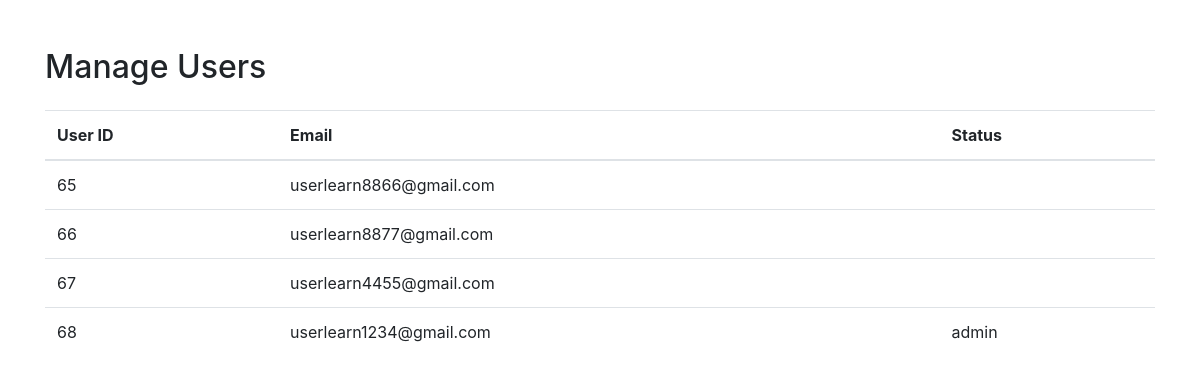
/manageUsers.php, run on the app's committed database.
### tables this page shows
CREATE TABLE `users` (
  `id` int(11) NOT NULL,
  `email_id` varchar(255) NOT NULL,
  `first_name` varchar(20) NOT NULL,
  `last_name` varchar(20) DEFAULT NULL,
  `phone` int(10) NOT NULL,
  `registration_time` timestamp NOT NULL DEFAULT current_timestamp() ON UPDATE current_timestamp(),
  `password` varchar(255) NOT NULL,
  `status` varchar(20) NOT NULL
);

### manageUsers.php (the view, shortened to what this page needs)
<?php
$query = "SELECT * FROM users";
$result = mysqli_query($con, $query);
if (mysqli_num_rows($result) > 0) {
    ?>
    <!DOCTYPE html>
    <html lang="en">
    <head>
        <link rel="stylesheet" href="https://maxcdn.bootstrapcdn.com/bootstrap/4.5.2/css/bootstrap.min.css">
    </head>
    <body>
        <div class="container mt-5">
            <h2 class="mb-4">Manage Users</h2>
            <table class="table">
                <thead>
                    <tr>
                        <th>User ID</th>
                        <th>Email</th>
                        <th>Status</th>
                    </tr>
                </thead>
                <tbody>
                    <?php
                    while ($row = mysqli_fetch_assoc($result)) {
                        ?>
                        <tr>
                            <td><?php echo $row['id']; ?></td>
                            <td><?php echo $row['email_id']; ?></td>
                            <td><?php echo $row['status']; ?></td>
                        </tr>
                        <?php
                    }
                    ?>
                </tbody>
            </table>
        </div>
    </body>
    </html>
    <?php
} else {
    echo "No users found.";
}
?>

### data on the page
users: id "65", email "userlearn8866@gmail.com"
users: id "66", email "userlearn8877@gmail.com"
users: id "67", email "userlearn4455@gmail.com"
users: id "68", email "userlearn1234@gmail.com", status "admin"
